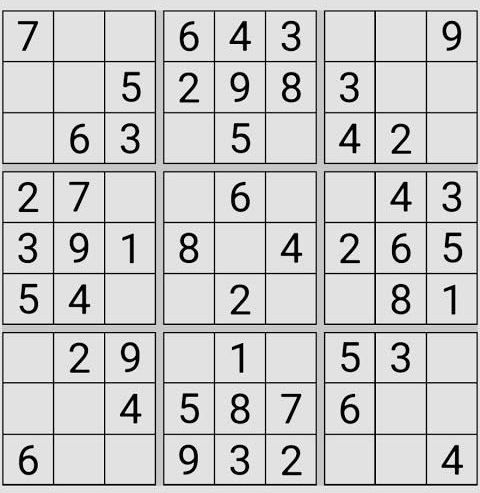
#> input picture imgs/sudoku.jpeg, 480 x 493 px
$ python '53_特征检测_shi-tomasi.py'
#> lines starting #> are read from the running program, lines starting #| are printed output that depends on the picture; after the words box and inside, x2 and y2 are one past the last pixel; in counts of white or black regions, pixels touching at a corner belong together
import cv2
import numpy as np

img = cv2.imread('./imgs/sudoku.jpeg')
#> img is the input picture: shape (493, 480, 3); min 0, max 255, mean 201.9

# 灰度化
gray = cv2.cvtColor(img, cv2.COLOR_RGB2GRAY)

# 利用 shi-tomasi 角点检测API
corners = cv2.goodFeaturesToTrack(
    image=gray,
    maxCorners=0,
    qualityLevel=0.01,
    minDistance=10
)
#> corners = 360 rows, first 8: [37, 210], [235, 100], [301, 254], [410, 152], [74, 261], [462, 466], [250, 42], [244, 183]

# 转换精度
corners = np.uint0(corners)
# print(corners)


for corner in corners:
    x, y = corner.ravel()
    # 绘制圆
    cv2.circle(img, center=(x,y), radius=3, color=(255,0,0),thickness=-1)
#> this loop made 360 passes
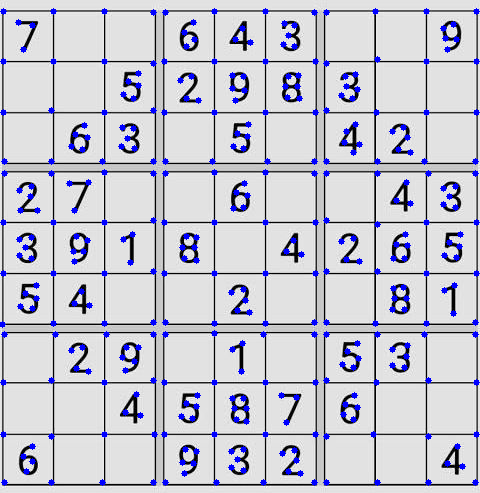
#> img: shape (493, 480, 3); 4.41% of pixels changed, all inside (x1, y1, x2, y2) = (0, 8, 480, 486)


cv2.imshow('shi-tomasi', img)

cv2.waitKey()

$ run again, with imgs/blue-sky.jpeg copied over imgs/sudoku.jpeg
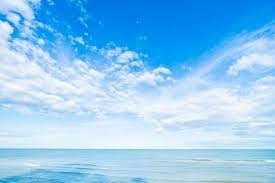
#> input picture imgs/blue-sky.jpeg, 275 x 183 px
#> img is the input picture: shape (183, 275, 3); mean B, G, R 241.4, 200.4, 142.7
#> `gray = cv2.cvtColor(img, cv2.COLOR_RGB2GRAY)`:
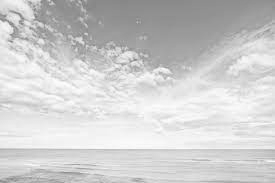
#> gray: shape (183, 275); min 117, max 254, mean 206.1
#> corners = 182 rows, first 8: [10, 34], [33, 17], [20, 19], [5, 15], [30, 27], [81, 37], [133, 59], [52, 3]
#> the loop `for corner in corners:` made 182 passes
#> after the loop `for corner in corners:`:
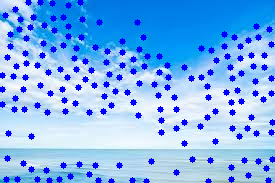
#> img: shape (183, 275, 3); 10.43% of pixels changed, all inside (x1, y1, x2, y2) = (0, 0, 275, 183)
